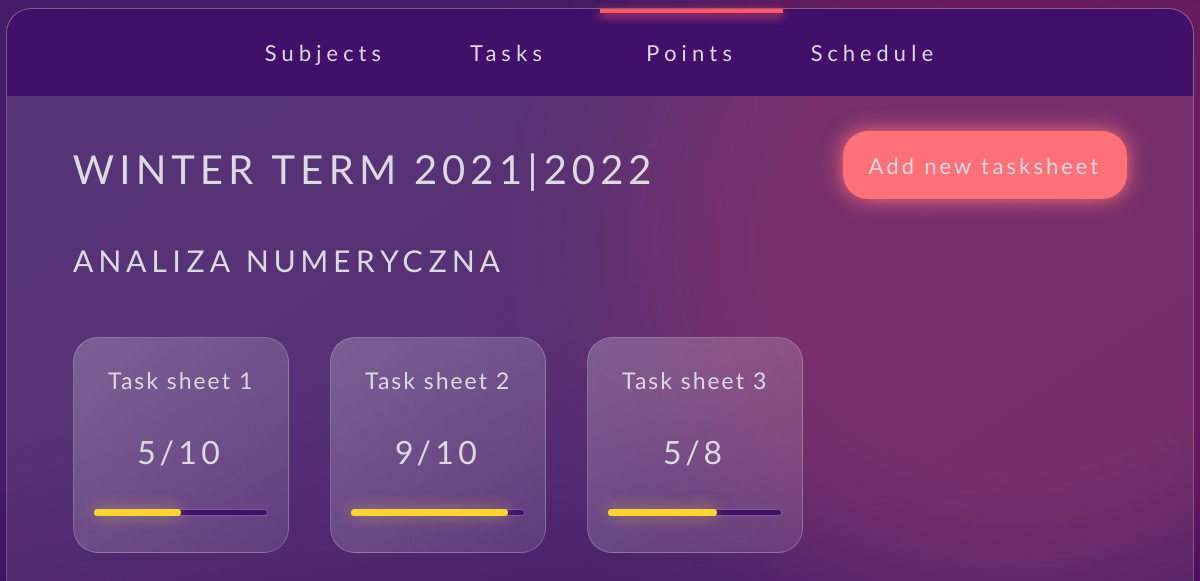
Page /points/Analiza numeryczna on the committed database.
### tracker/models.py (models this page shows, shortened)
class Term(db.Model):
    number = db.Column(db.Integer, primary_key=True)
    start_year = db.Column(db.Integer, nullable=False)
    end_year = db.Column(db.Integer, nullable=False)
    season = db.Column(db.String(6), nullable=False)
    subjects = db.relationship("Subject", backref="term", lazy=True)
    def __repr__(self):
        return f"{self.season} term {self.start_year}|{self.end_year}"

class Subject(db.Model):
    name = db.Column(db.String(50), primary_key=True)
    max_points = db.Column(db.Integer, nullable=False)
    term_number = db.Column(db.Integer, db.ForeignKey("term.number"), nullable=False)
    grade_rates = db.relationship("Rates", backref="subject", lazy=True)
    pass_req = db.relationship("PassRequirements", backref="subject", lazy=True)
    tasksheets = db.relationship("TaskSheet", backref="subject", lazy=True)
    schedule = db.relationship("Schedule", backref="subject", lazy=True)

class TaskSheet(db.Model):
    id = db.Column(db.Integer, primary_key=True)
    subject_name = db.Column(db.String(50), db.ForeignKey("subject.name"), nullable=False)
    number = db.Column(db.Integer, nullable=False)
    points = db.Column(db.Integer, nullable=False)
    max_points = db.Column(db.Integer, nullable=False)
    def __repr__(self):
        return f"{self.subject_name}|Task sheet {self.number}: {self.points}/{self.max_points}"

### tracker/routes/points.py (the view)
@app.route("/points/<subject_name>")
def points_for_subject(subject_name):
    print(subject_name)
    subject = Subject.query.filter_by(name=subject_name).first()
    tasksheets = TaskSheet.query.order_by(TaskSheet.number).filter_by(subject_name=subject_name).all()
    print(tasksheets)
    term = Term.query.filter_by(number=subject.term_number).first()
    return render_template("points.html", subject_name=subject.name, tasksheets=tasksheets, term=term, selected="points", add_new="tasksheet")

### tracker/templates/points.html (shortened to what this page needs)
{% extends "base_with_subject_selector.html" %}
{% block stylesheets %}
{{ super() }}
<link type="text/css" rel="stylesheet" href="{{ url_for('static', filename='stylesheets/points.css') }}">
{% endblock %}
{% block content %}
{% if subject_name %}
    {% if tasksheets %}
    {% for sheet in tasksheets %}
    <div class="tile small-tile points-tile" data-tasksheet-number = {{sheet.number}}>
        <p>Task sheet {{sheet.number}}</p>
        <p>{{sheet.points}}/{{sheet.max_points}}</p>
        <div class="line-container" data-percent="{{sheet.points * 100 / sheet.max_points}}">
            <div class="violet-scale-line"></div>
            <div class="yellow-scale-line"></div>
        </div>
    </div>
    {% endfor %}
    {% else %}
    <div class="placeholder-container">
        <p>No task sheets here</p>
    </div>
    {% endif %}
{% else %}
<div class="placeholder-container">
    <p>No subjects here</p>
</div>
{% endif %}
{% endblock %}

### tracker/templates/base_with_subject_selector.html (shortened to what this page needs)
{% extends "base_with_term_selector.html" %}
{% block stylesheets %}
{{ super() }}
<link type="text/css" rel="stylesheet" href="{{ url_for('static', filename='stylesheets/subject_selector.css') }}">
{% endblock %}
{% block term_selector %}
{{ super() }}
{% endblock %}}
{% block add_new_button %}
{{ super() }}
{% endblock %}
{% block subject_selector %}
{% if subject_name %}
<div class="subject-selector-container pointer" data-subject-name="{{subject_name}}">
    <p id="subject-header">{{subject_name}}</p>
</div>
{% endif %}
{% endblock %}

### tracker/templates/base_with_term_selector.html (shortened to what this page needs)
{% extends "base.html" %}
{% block stylesheets %}
<link type="text/css" rel="stylesheet" href="{{ url_for('static', filename='stylesheets/term_selector.css') }}">
{% endblock %}
{% block term_selector %}
<div class="term-selector-container pointer" data-term-number="{{term.number}}">
    <p id="term-header">{{term|string}}</p>
</div>
{% endblock %}
{% block add_new_button %}
<button data-add-new="{{add_new}}" class="orange-button add-new-button pointer">Add new {{add_new}}</button>
{% endblock %}

### tracker/static/stylesheets/base.css (style rules this page uses)
* { box-sizing: border-box; -webkit-box-sizing: border-box; -moz-box-sizing: border-box; font-family: "Lato", sans-serif; letter-spacing: 5px; font-weight: 400; margin: 0; padding: 0; color: #ddd9e2; }
html, .main-body-container { width: 100%; height: 100%; }
body { background-image: url("../images/background.jpg"); background-size: cover; height: 100%; }
::placeholder { color: #ddd9e2; font-size: 22px; letter-spacing: 2px; }
.violet-scale-line { background-color: #41106B; border: 1px solid rgba(255, 255, 255, 0.3); width: 100%; height: 7px; border-radius: 25px; }
.yellow-scale-line { box-shadow: 0 0 15px rgba(254, 211, 55, 0.5); background-color: #fed337; width: 50%; height: 7px; border-radius: 25px; margin-top: -7px; }
.orange-button { width: 284px; height: 68px; background-color: #FF7078; border: none; border-radius: 25px; font-size: 22px; letter-spacing: 3px; box-shadow: 0 0 20px #FF7078; }
.add-new-button, #edit-schedule-button { top: 122px; position: absolute; right: 66px; }

### tracker/static/stylesheets/tile.css (style rules this page uses)
.tile { width: 200px; height: 200px; border: 1px solid rgba(255, 255, 255, 0.2); border-radius: 25px; }
.small-tile { background-image: linear-gradient(to bottom right, rgba(255, 255, 255, 0.22), rgba(255, 255, 255, 0.1)); width: 216px; height: 216px; }

### tracker/static/stylesheets/term_selector.css (style rules this page uses)
.term-selector-container { top: 136px; left: 66px; text-transform: uppercase; font-size: 40px; position: absolute; }

### tracker/static/stylesheets/subject_selector.css (style rules this page uses)
.subject-selector-container { position: absolute; top: 233px; left: 66px; font-size: 30px; text-transform: uppercase; }

### tracker/static/stylesheets/points.css (style rules this page uses)
.content-container .points-tile { padding: 28px 20px; }
.content-container .points-tile p:first-child { font-size: 23px; letter-spacing: 2px; text-align: center; }
.content-container .points-tile p:nth-child(2) { font-size: 32px; text-align: center; margin: 38px 0; }

### rows in the picture
Term: season+start_year+end_year "WINTER TERM 2021|2022"
Subject: name "ANALIZA NUMERYCZNA"
TaskSheet: number "1", points "5", max_points "10"
TaskSheet: number "2", points "9", max_points "10"
TaskSheet: number "3", points "5", max_points "8"

### other values in the picture
{{ add_new }} "tasksheet"
